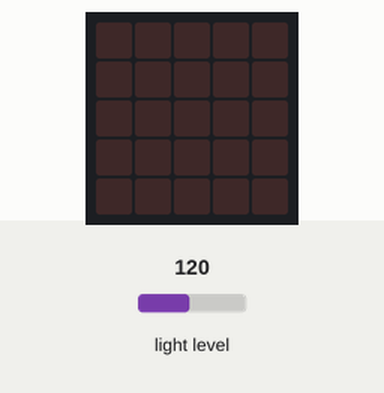
Simulated run of this program. Board: BBC micro:bit (MakeCode). Shown: the board's 5×5 LED display. Inputs (shaded band) come from the test bench; at power-on: light level 120.

Above: at 1.2 s.
1.3 s: light level set to 105
2.8 s: light level set to 96
At 3.2 s:
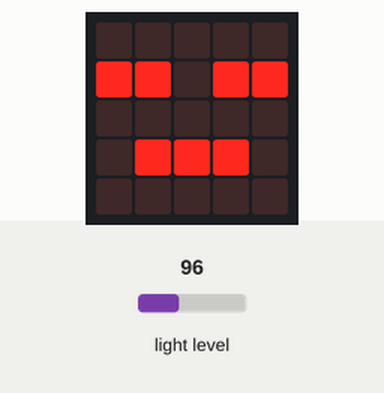
5.8 s: light level set to 128
7.3 s: light level set to 5
Timing chart, 0 to 10.3 s (numbered marks = the images above; inputs shaded):
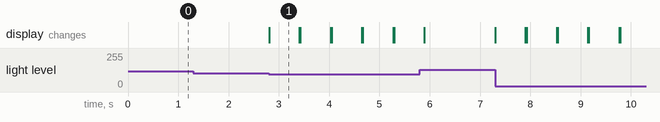

Measured:
- the behaviour switches between 100 and 99 on light level (found by bisection; images 0 and 1)
- after the input at 1.3 s, every drawn part: stays the same
- after the input at 2.8 s, the display: changes at once (image 1)
- what the display in image 1 shows lasts 0.6 s, from 2.8 s to 3.4 s

The program:

main.ts
```typescript
basic.forever(function () {
    if (input.lightLevel() < 100) {
        basic.showIcon(IconNames.Asleep)
        basic.clearScreen()
    }
})
```

test.ts
```typescript
// aquí va el archivo "tests"; esto no se compilará cuando este paquete se utilice como una extensión.
```
